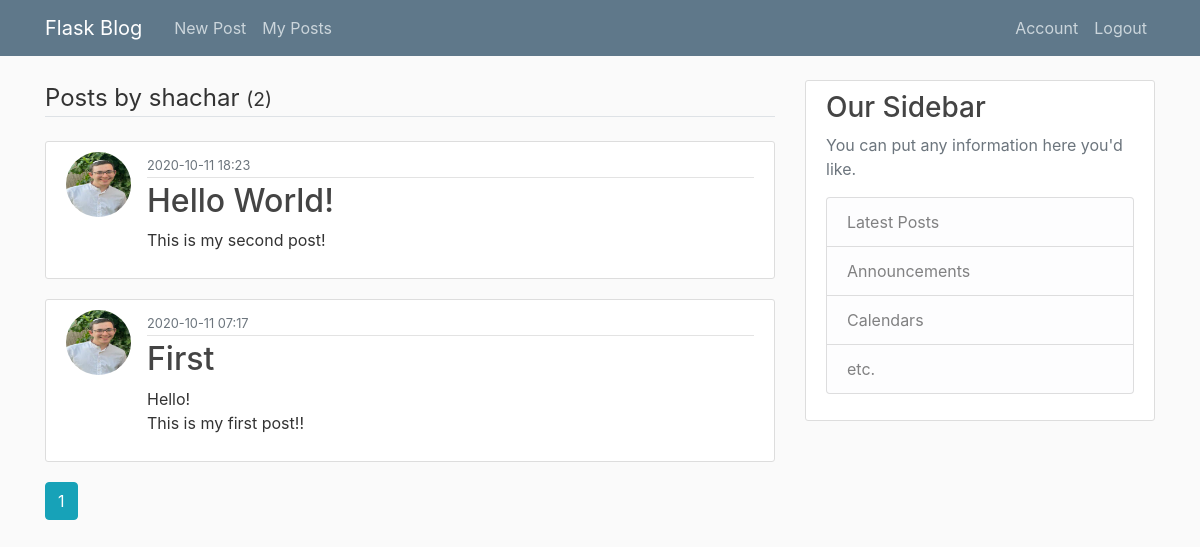
The app's page /posts/shachar (signed in) with its own data.
### flaskblog/models.py (models this page shows, shortened)
class User(db.Model, UserMixin):
    id = db.Column(db.Integer, primary_key=True)
    username = db.Column(db.String(20), unique=True, nullable=False)
    email = db.Column(db.String(120), unique=True, nullable=False)
    image_file = db.Column(db.String(20), nullable=False,
                           default='default.jpg')
    password = db.Column(db.String(60), nullable=False)
    posts = db.relationship('Post', backref='author', lazy=True)

class Post(db.Model):
    id = db.Column(db.Integer, primary_key=True)
    title = db.Column(db.String(100), nullable=False)
    date_posted = db.Column(db.DateTime, nullable=False,
                            default=datetime.utcnow)
    content = db.Column(db.Text, nullable=False)
    user_id = db.Column(db.Integer, db.ForeignKey('user.id'), nullable=False)

### flaskblog/routes.py (the view)
@app.route("/posts/<string:username>", methods=['GET', 'POST'])
@login_required
def userPosts(username):
    page = flask.request.args.get('page', 1, type=int)
    user = models.User.query.filter_by(username=username).first_or_404()
    posts = models.Post.query.filter_by(author=user)\
        .order_by(models.Post.date_posted.desc())\
        .paginate(per_page=4, page=page)
    return flask.render_template('userPosts.html', posts=posts, user=user, title="My Blogs")

### flaskblog/models.py (called while the page is built)
@login_manager.user_loader
def load_user(user_id):
    return User.query.get(int(user_id))

### flaskblog/templates/userPosts.html (shortened to what this page needs)
{% extends "layout.html" %}
{% block content %}
<legend class="border-bottom mb-4"> Posts by {{user.username}} <small>({{ posts.total }})</small></legend>
{% for post in posts.items %}
    <article class="media content-section">
        <img class="rounded-circle article-img" src="{{ url_for('static', filename='pics/'+post.author.image_file) }}" />
        <div class="media-body">
            <div class="article-metadata">
                <small class="text-muted">{{ post.date_posted.strftime('%Y-%m-%d %H:%M') }}</small>
            </div>
            <h2><a class="article-title" href="{{ url_for('showPost', post_id=post.id) }}">{{ post.title }}</a>
            </h2>
            <p class="article-content">{{ post.content }}</p>
        </div>
    </article>
{% endfor %}
{% for page_num in posts.iter_pages(left_edge=1, right_edge=1, left_current=1, right_current=2) %}
    {% if page_num %}
        {% if page_num == posts.page %}
            <a class="btn btn-info mb-4" href="{{url_for('userPosts', username=user.username, page=page_num)}}">{{ page_num }}</a>
        {% else %}
            <a class="btn btn-outline-info mb-4" href="{{url_for('userPosts', username=user.username, page=page_num)}}">{{ page_num }}</a>
        {% endif %}
    {% else %}
        ...
    {% endif %}
{% endfor %}
{% endblock content %}

### flaskblog/static/main.css (style rules this page uses)
body { background: #fafafa; color: #333333; margin-top: 5rem; }
h1, h2, h3, h4, h5, h6 { color: #444444; }
.content-section { background: #ffffff; padding: 10px 20px; border: 1px solid #dddddd; border-radius: 3px; margin-bottom: 20px; }
.article-title { color: #444444; }
.article-content { white-space: pre-line; }
.article-img { height: 65px; width: 65px; margin-right: 16px; }
.article-metadata { padding-bottom: 1px; margin-bottom: 4px; border-bottom: 1px solid #e3e3e3 }

### records on screen
User: username "shachar"
Post: image_file (picture), date_posted "2020-10-11 18:23", title "Hello World!", content "This is my second post!"
Post: image_file (picture), date_posted "2020-10-11 07:17", title "First", content "Hello! This is my first post!!"

### other values on screen
{{ posts.total }} "2"
{{ page_num }} "1"
